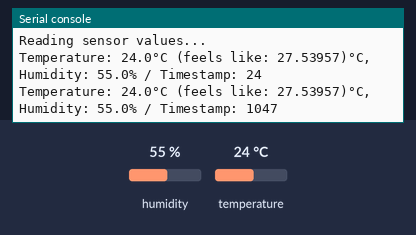
This program was run on a simulated MicroPython board. Shown: the last lines printed to the serial console. Inputs (shaded band) come from the test bench; at power-on: humidity 55 %, temperature 24 °C.

Above: at 1.2 s.
1.3 s: humidity set to 22 %
At 2.6 s:
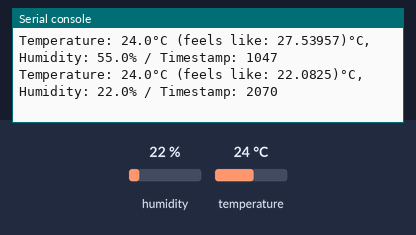
2.8 s: temperature set to 12 °C
At 3.9 s:
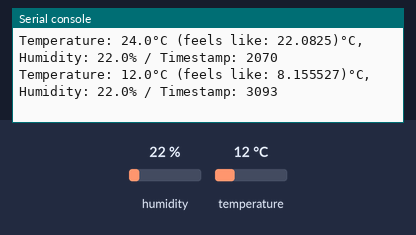
4.3 s: humidity set to 40 %
At 6.0 s:
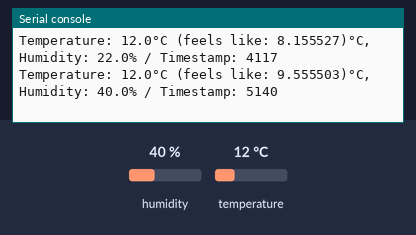
Timing chart, 0 to 7.5 s (numbered marks = the images above; inputs shaded):
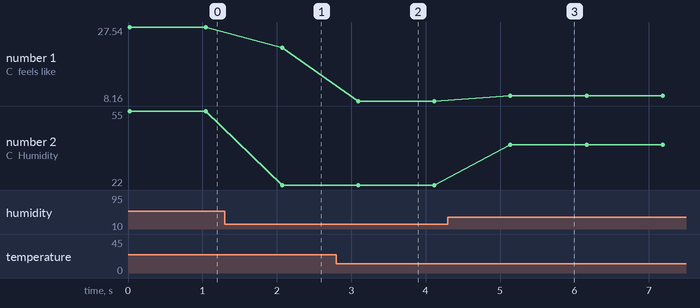

Measured:
- after the input at 1.3 s, the serial console: prints a new line after 0.77 s (image 1)
- after the input at 2.8 s, the serial console: prints a new line after 0.29 s (image 2)
- after the input at 4.3 s, the serial console: prints a new line after 0.84 s (image 3)
- plotted number 1: 27.54 → 22.08 after the input at 1.3 s, 22.08 → 8.16 after the input at 2.8 s, 8.16 → 9.56 after the input at 4.3 s
- plotted number 2: 55 → 22 after the input at 1.3 s, 22 → 40 after the input at 4.3 s

The program:

main.py
```python
from lib.temp_and_humidity_sensor import TempAndHumiditySensor

sensor = TempAndHumiditySensor(9)

print("Reading sensor values...")
for success, temperature, humidity, feels_like, timestamp in sensor.continuous_measurement():
    if not success:
        print('Failed to read sensor')
        continue

    print(f'Temperature: {temperature}°C (feels like: {feels_like})°C, Humidity: {humidity}% / Timestamp: {timestamp}')
```

temp_and_humidity_sensor.py
```python
import dht
from machine import Pin
import utime
import math


class Dht22Error(BaseException):
    def __init__(self, message):
        super().__init__(f"Failed to read sensor: {message}")


class TempAndHumiditySensor:
    def __init__(self, pin, temp_calibration=None, humidity_calibration=None):
        self.sensor = dht.DHT22(Pin(pin))
        self.temp_calibration = temp_calibration
        self.humidity_calibration = humidity_calibration
        self.use_temp_calibration = self.temp_calibration is not None and all(key in self.temp_calibration for key in ['scale', 'offset'])
        self.use_humidity_calibration = self.humidity_calibration is not None and all(key in self.humidity_calibration for key in ['scale', 'offset'])
        self.temperature = None
        self.humidity = None
        self.feels_like = None
        self.last_error_message = None

    def _calculate_feels_like(self, temp_c, current_humidity) -> float:
        """
        Calculate the apparent (feels-like) temperature using Heat Index for warm conditions
        and Humidex for moderate conditions.

        :param temp_c: Temperature in Celsius
        :param current_humidity: Relative humidity in %
        :return: Feels-like temperature in Celsius
        """

        # If temperature is below 10°C, return actual temperature
        if temp_c < 10:
            return temp_c

            # Convert Celsius to Fahrenheit for Heat Index calculation
        temp_f = (temp_c * 9 / 5) + 32

        # Heat Index Formula (only for high temperatures >26°C)
        if temp_c > 26:
            c1 = -42.379
            c2 = 2.04901523
            c3 = 10.14333127
            c4 = -0.22475541
            c5 = -6.83783 * (10 ** -3)
            c6 = -5.481717 * (10 ** -2)
            c7 = 1.22874 * (10 ** -3)
            c8 = 8.5282 * (10 ** -4)
            c9 = -1.99 * (10 ** -6)

            HI_f = (c1 + (c2 * temp_f) + (c3 * current_humidity) + (c4 * temp_f * current_humidity) +
                    (c5 * temp_f ** 2) + (c6 * current_humidity ** 2) + (c7 * temp_f ** 2 * current_humidity) +
                    (c8 * temp_f * current_humidity ** 2) + (c9 * temp_f ** 2 * current_humidity ** 2))

            # Convert Heat Index back to Celsius
            HI_c = (HI_f - 32) * 5 / 9
            return round(HI_c, 2)

        # Humidex formula (for moderate temperatures)
        dew_point = (243.12 * (math.log(current_humidity / 100.0) + ((17.62 * temp_c) / (243.12 + temp_c)))) / \
                    (17.62 - math.log(current_humidity / 100.0) - ((17.62 * temp_c) / (243.12 + temp_c)))

        humidex = temp_c + (5 / 9) * (6.112 * math.exp((17.62 * dew_point) / (243.12 + dew_point)) - 10)
        return humidex

    def measure(self):
        try:
            self.sensor.measure()

            if self.use_temp_calibration:
                self.temperature = (self.sensor.temperature() * self.temp_calibration["scale"]) + self.temp_calibration["offset"]
            else:
                self.temperature = self.sensor.temperature()

            if self.use_humidity_calibration:
                self.humidity = (self.sensor.humidity() * self.humidity_calibration["scale"]) + self.humidity_calibration["offset"]
            else:
                self.humidity = self.sensor.humidity()

            self.feels_like = self._calculate_feels_like(self.temperature, self.humidity)

            return True
        except OSError as e:
            self.last_error_message = str(e)
            return False

    def get_temperature(self):
        if self.temperature is not None:
            return self.temperature
        else:
            return None

    def get_humidity(self):
        if self.humidity is not None:
            return self.humidity
        else:
            return None

    def get_last_error_message(self):
        return self.last_error_message

    def set_temp_calibration(self, offset):
        self.temp_offset = offset

    def set_humidity_calibration(self, offset):
        self.humidity_offset = offset

    def get_readings(self):
        if self.measure():
            return {
                "timestamp": utime.ticks_ms(),
                "temperature": self.temperature,
                "humidity": self.humidity,
                "feels_like": self.feels_like
            }
        else:
            return None

    def continuous_measurement(self, max_consecutive_failures=10, delay_ms=1000):
        consecutive_failures = 0

        while True:
            measurement = self.get_readings()
            if measurement is not None:
                consecutive_failures = 0
                yield True, measurement['temperature'], measurement['humidity'], measurement["feels_like"], measurement['timestamp']
            else:
                consecutive_failures += 1
                yield False, None, None, None, None

            if consecutive_failures >= max_consecutive_failures:
                raise Dht22Error(f'Failed to read sensor for {max_consecutive_failures} consecutive times. Error: {self.last_error_message}')

            utime.sleep_ms(delay_ms)
```
